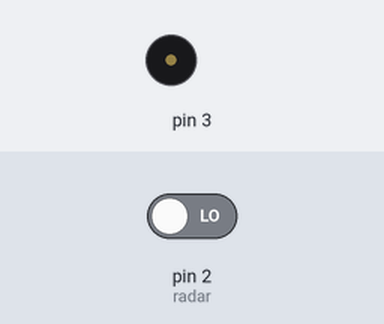
The sketch below on a simulated Arduino Uno, built with avr-gcc and run on an emulated ATmega328P. Parts: buzzer (waves = sounding). The test bench sets the inputs (shaded band); at power-on: pin 2 (radar) LOW.

Above: at 1.2 s.
1.3 s: pin 2 (radar) driven HIGH
At 2.2 s:
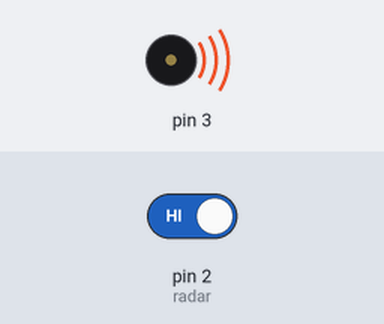
Timing chart, 0 to 4.3 s (numbered marks = the images above; inputs shaded):
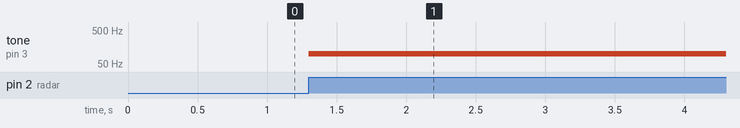

Measured:
- after the input at 1.3 s, tone on pin 3: silent → 100 Hz at once

The sketch:

5.4CM.ino
```cpp
#include <Keypad.h> //incluimos la libreria
const int FILAS = 4; //definimos filas
const int COLUMNAS= 4; //definimos columnas
const int buz=3; //creamos variable para el buzzer
const int radar = 2; //creamos la variable para el sensor
int lee;
char keys[FILAS][COLUMNAS]={ //colocamos el keypad
  {'1','2','3','A'},
  {'4','5','6','B'},
  {'7','8','9','C'},
  {'*','0','#','D'}
};
byte pinesFila[FILAS]={9,10,11,12}; //definimos pines de las filas
byte pinesColumna[COLUMNAS]={13,A0,A1,A2}; //definimos pines de columnas
Keypad teclado=Keypad(makeKeymap(keys), pinesFila, pinesColumna,FILAS,COLUMNAS);
char teclaPrecionada;

char pass[8]="2022132"; //colocar la contraseña
char ingresaPass[8]; // tun numero mas en el renglon para registrar la contraseña
int indice=0;
#define salida(pin) pinMode(pin,OUTPUT);
#define entrada(pin) pinMode(pin,INPUT);
#define encender_b(pin) tone(pin,100);
#define apagar_b(pin) noTone(pin);
void setup()
{
  Serial.begin(9600);
  entrada(radar);
  salida(buz);
  encender_b(buz);
  apagar_b(buz);
}

void loop(){
  teclaPrecionada=teclado.getKey(); //detecta que en el teclado se pulso un boton
  if(teclaPrecionada){
    ingresaPass[indice]=teclaPrecionada; // le asigna lo que ingresamos a el arreglo que va a ser comparado
    indice++; //cambiara la posicion del arreglo para poder asignar los caracteres
  }
   lee=digitalRead(radar);
  if (lee == 1)
  {
    encender_b(buz);
  }

  if(indice==7){ //cuando se llegue al limite del arreglo verificara si esta correcta o no la contraseña
    if(strcmp(pass,ingresaPass)==0){ //Verifica que la contraseña esta correcta
      apagar_b(buz);
    }
    indice=0;
  }
}
```
